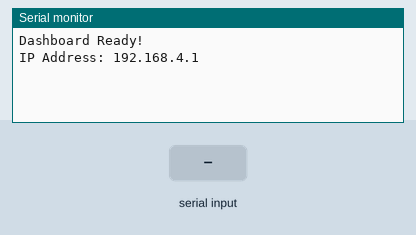
Simulated run of this sketch. Board: ESP32. Parts: the last lines printed to the serial monitor. Inputs (shaded band) come from the test bench.

Above: at 1.2 s.
1.3 s: "90,45,200\n" received over the second serial link
At 2.5 s:
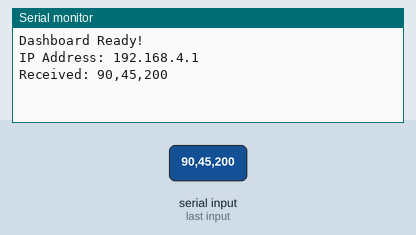
2.8 s: "90,45\n" received over the second serial link
At 3.9 s:
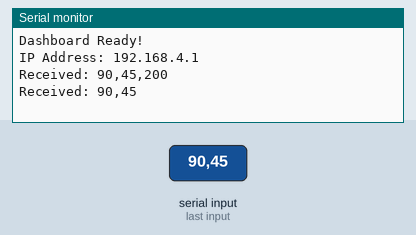
4.3 s: "90,45,200,10\n" received over the second serial link
At 5.1 s:
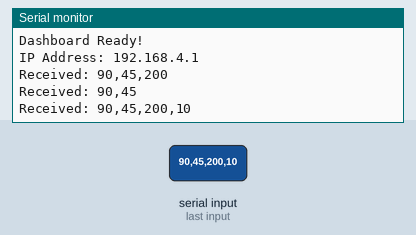
5.8 s: "90,45,200,10,150,30\n" received over the second serial link
At 6.3 s:
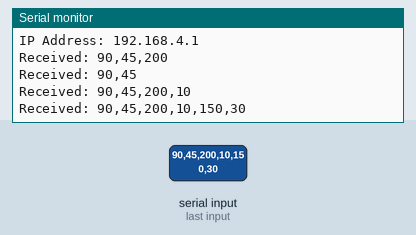
7.3 s: "5\n" received over the second serial link
At 8.6 s:
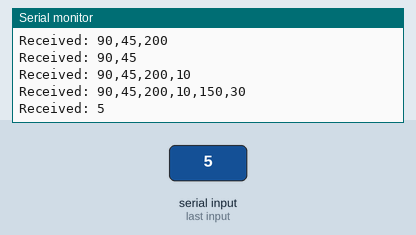

Measured:
- after the input at 1.3 s, the serial monitor: prints a new line at once (image 1)
- after the input at 2.8 s, the serial monitor: prints a new line at once (image 2)
- after the input at 4.3 s, the serial monitor: prints a new line at once (image 3)
- after the input at 5.8 s, the serial monitor: prints a new line at once (image 4)
- after the input at 7.3 s, the serial monitor: prints a new line at once (image 5)

The sketch:

mastreresp.ino
```cpp
#include <SoftwareSerial.h>
#include <WiFi.h>
#include <WebServer.h>

// RX = 13, TX = 14 (TX 14 is unused but needed by the library)
SoftwareSerial ArduinoSerial(13, 14);
WebServer server(80);

float temp = 0, hum = 0;
int gas = 0, rain = 0, soil = 0, flame = 0;

String getHTML() {
  String html = "<!DOCTYPE html><html><head><meta name='viewport' content='width=device-width, initial-scale=1.0'>";
  html += "<style>body{font-family:Arial; text-align:center; background:#f4f7f6; color:#333;}";
  html += ".grid{display:grid; grid-template-columns: repeat(auto-fit, minmax(120px, 1fr)); gap:10px; padding:20px;}";
  html += ".card{background:white; padding:15px; border-radius:10px; box-shadow:0 2px 5px rgba(0,0,0,0.1);}";
  html += "h1{color:#007bff;} .val{font-size:1.5rem; font-weight:bold; color:#007bff;}</style>";
  html += "<script>setInterval(function(){fetch('/data').then(r=>r.json()).then(d=>{";
  html += "document.getElementById('t').innerText=d.t; document.getElementById('h').innerText=d.h;";
  html += "document.getElementById('g').innerText=d.g; document.getElementById('r').innerText=d.r;";
  html += "document.getElementById('s').innerText=d.s; document.getElementById('f').innerText=d.f;});}, 2000);</script>";
  html += "</head><body><h1>Sensor Hub Dashboard</h1><div class='grid'>";
  html += "<div class='card'>Temp<br><span class='val' id='t'>0</span> C</div>";
  html += "<div class='card'>Hum<br><span class='val' id='h'>0</span> %</div>";
  html += "<div class='card'>Gas<br><span class='val' id='g'>0</span></div>";
  html += "<div class='card'>Rain<br><span class='val' id='r'>0</span></div>";
  html += "<div class='card'>Soil<br><span class='val' id='s'>0</span></div>";
  html += "<div class='card'>Flame<br><span class='val' id='f'>0</span></div>";
  html += "</div></body></html>";
  return html;
}

void setup() {
  Serial.begin(115200);        // USB Debugging
  ArduinoSerial.begin(9600);   // Arduino Input

  WiFi.softAP("ESP32_Dashboard", "12345678");
  Serial.println("Dashboard Ready!");
  Serial.print("IP Address: "); Serial.println(WiFi.softAPIP());

  server.on("/", [](){ server.send(200, "text/html", getHTML()); });
  server.on("/data", [](){
    String json = "{\"t\":\""+String(temp,1)+"\",\"h\":\""+String(hum,1)+"\",\"g\":\""+String(gas)+"\",\"r\":\""+String(rain)+"\",\"s\":\""+String(soil)+"\",\"f\":\""+String(flame)+"\"}";
    server.send(200, "application/json", json);
  });
  server.begin();
}

void loop() {
  server.handleClient();

  if (ArduinoSerial.available()) {
    String data = ArduinoSerial.readStringUntil('\n');
    Serial.println("Received: " + data); // Check this in Serial Monitor

    int c1 = data.indexOf(',');
    int c2 = data.indexOf(',', c1+1);
    int c3 = data.indexOf(',', c2+1);
    int c4 = data.indexOf(',', c3+1);
    int c5 = data.indexOf(',', c4+1);

    if (c5 != -1) {
      temp = data.substring(0, c1).toFloat();
      hum = data.substring(c1+1, c2).toFloat();
      gas = data.substring(c2+1, c3).toInt();
      rain = data.substring(c3+1, c4).toInt();
      soil = data.substring(c4+1, c5).toInt();
      flame = data.substring(c5+1).toInt();
    }
  }
}
```
